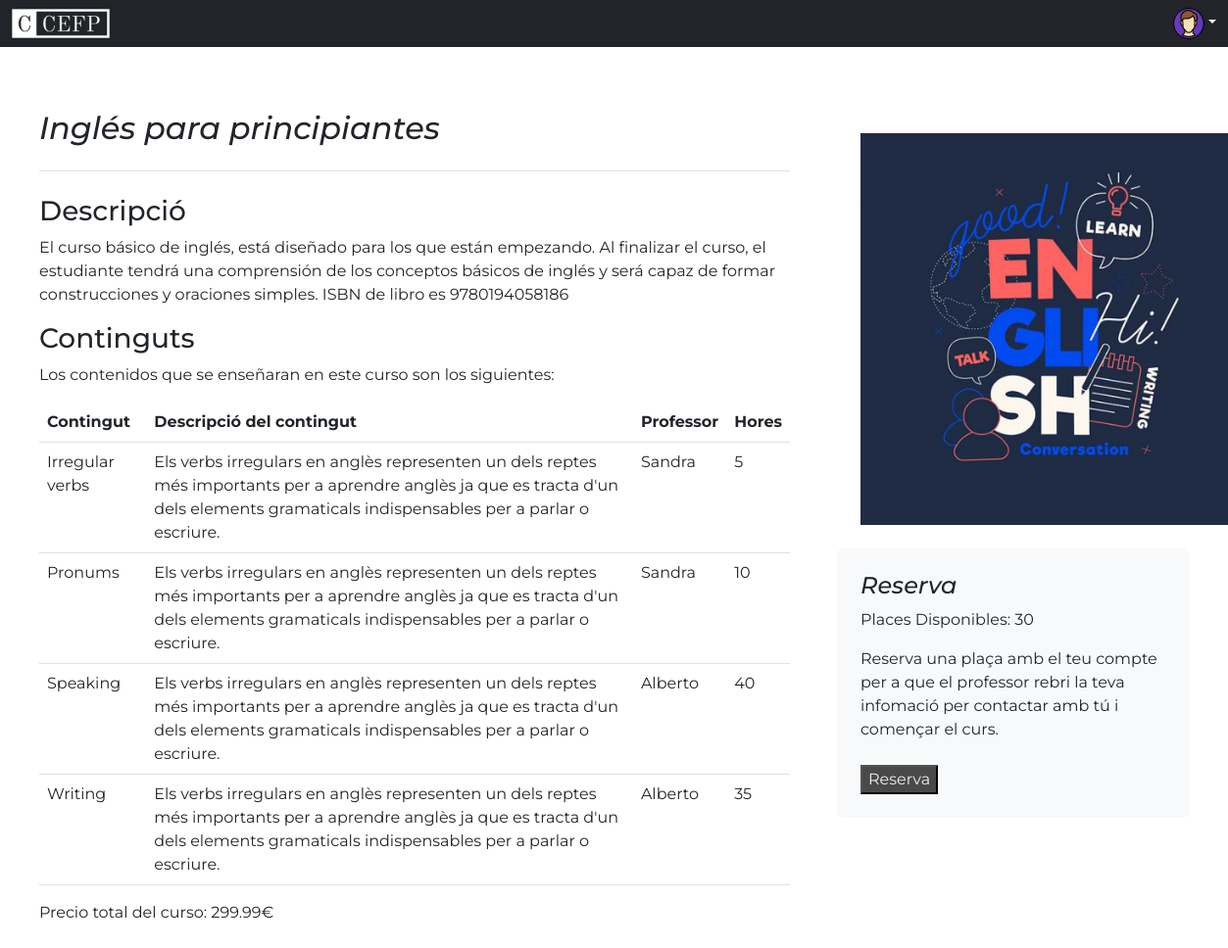
The page /Views/html/curs.php?id=1 (signed in) on the database its author committed.
### tables this page shows
CREATE TABLE curs (
    id_curs INT NOT NULL PRIMARY KEY AUTO_INCREMENT,
    nom_curs VARCHAR(60),
    curs_descripcio VARCHAR(1000),
    data_inici DATE,
    data_fi DATE,
    id_profesor INT,
    preu FLOAT,
    placesDisponibles INT CHECK(placesDisponibles>=0),
    FOREIGN KEY (id_profesor) REFERENCES profesors(id_profesor)
);

CREATE TABLE curs_contingut (
    id_curs_contingut INT NOT NULL PRIMARY KEY AUTO_INCREMENT,
    id_curs INT NOT NULL,
    id_contingut INT NOT NULL,
    FOREIGN KEY (id_contingut) REFERENCES continguts(id_contingut),
    FOREIGN KEY (id_curs) REFERENCES curs(id_curs)
);

CREATE TABLE continguts (
    id_contingut INT NOT NULL PRIMARY KEY AUTO_INCREMENT,
    nom_contingut VARCHAR(50),
    continguts_descripcio VARCHAR(200),
    hores INT,
    id_profesor INT NOT NULL,
    FOREIGN KEY (id_profesor) REFERENCES profesors(id_profesor)
);

CREATE TABLE profesors (
    id_profesor INT NOT NULL PRIMARY KEY AUTO_INCREMENT,
    nom VARCHAR(255) NOT NULL,
    cognom VARCHAR (30) NOT NULL,
    email VARCHAR(255) NOT NULL UNIQUE,
    numero_telefono INT NOT NULL,
    dni VARCHAR(9) NOT NULL
);

CREATE TABLE img_cursos (
    id_img_curs INT NOT NULL PRIMARY KEY AUTO_INCREMENT,
    img VARCHAR(100),
    id_curs INT NOT NULL UNIQUE,
    FOREIGN KEY (id_curs) REFERENCES curs(id_curs)
);

### Model/Reserva/ModelPlaces.php (called while the page is built, shortened)
<?php
class MostrarPlaces {
    private $conn;
    public function __construct($conn) {
      $this->conn = $conn;
    }
    public function places($placesDispo, $id_curs){
        $id_curs = mysqli_real_escape_string($this->conn, $id_curs);
        $sql=$this->conn->prepare("SELECT placesDisponibles FROM curs WHERE id_curs = ?");
        $sql->bind_param("i",$id_curs);
        $sql->execute();
        $result=$sql->get_result();
        return $result;
    }
}

### Model/Cursos/ModelCurs.php (called while the page is built, shortened)
<?php
class ModelCurs {
    private $conn;
    public function __construct($conn) {
        $this->conn = $conn;
    }
    public function mostrarCurs($id_curs) {
        $id_curs = mysqli_real_escape_string($this->conn, $id_curs);
        $sql = $this->conn->prepare("SELECT * FROM curs WHERE id_curs = ?");
        $sql->bind_param("s", $id_curs);
        $sql->execute();
        $result = $sql->get_result();
        $row = mysqli_fetch_assoc($result);
        $check = $this->conn->prepare("SELECT curs_contingut.*, continguts.*, profesors.nom FROM curs_contingut JOIN continguts ON continguts.id_contingut = curs_contingut.id_contingut JOIN profesors ON continguts.id_profesor = profesors.id_profesor WHERE id_curs = ?");
        $check->bind_param("s", $id_curs);
        $check->execute();
        $result2 = $check->get_result();
        $array = $result2->fetch_all(MYSQLI_ASSOC);
        $array_num = count($array);
        $sql = $this->conn->prepare("SELECT img FROM img_cursos WHERE id_curs = ?");
        $sql->bind_param("s", $id_curs);
        $sql->execute();
        $result = $sql->get_result();
        $img = $result->fetch_all(MYSQLI_ASSOC);
    return array("row" => $row, "array_num" => $array_num, "array" => $array, "img" => $img);
    }
}

### Controller/Cursos/ControllerCurs.php (the view, shortened to what this page needs)
<?php
include ('../../Model/Cursos/ModelCurs.php');
include ('../../Model/Reserva/ModelPlaces.php');
$mostrarPlaces= new MostrarPlaces($conn);
$mostrarCurs = new ModelCurs($conn);
$id_curs = $_GET["id"];
$resultPlaces=$mostrarPlaces->places($placesDispo, $id_curs);
$placesDisponibles = $resultPlaces->fetch_assoc()["placesDisponibles"];
$result = $mostrarCurs->mostrarCurs($id_curs);
$row = $result["row"];
$array_num = $result["array_num"];
$array = $result["array"];
$img = $result;
    $div_cursos = "";
    if($row) {
        $nombreCurso = $row["nom_curs"];
        $descripcionCurso = $row["curs_descripcio"];
        $precioHora = $row["preu"];
        $imagenCurso = "../img/".$img["img"][0]["img"]."";
        $div_cursos .= "<div class='row g-5 content'>
        <div class='col-md-8'>
        <h2 class='pb-4 mb-4 fst-italic border-bottom'>
            ".$nombreCurso."
        </h2>
        <article class='blog-post'>
            <h3>Descripció</h3>
            <p>".$descripcionCurso."</p>
        </article>
        <article class='blog-post'>
            <h3>Continguts</h3>
            <p>Los contenidos que se enseñaran en este curso son los siguientes:</p>
            <table class='table'>
            <thead>
                <tr>
                <th>Contingut</th>
                <th>Descripció del contingut</th>
                <th>Professor</th>
                <th>Hores</th>
                </tr>
            </thead>
            <tbody>";
            for($i=0;$i<$array_num;$i++) {
                $row2 = $array[$i];
                $nombreContenido = $row2["nom_contingut"];
                $contingutsDescripcio = $row2["continguts_descripcio"];
                $horas = $row2["hores"];
                $nombreProfesor = $row2["nom"];
                $div_cursos .= "<tr>
                <td>".$nombreContenido."</td>
                <td>".$contingutsDescripcio."</td>
                <td>".$nombreProfesor."</td>
                <td>".$horas."</td>
                </tr>";
            }
            $div_cursos .= "</tfoot></table>
            <p>Precio total del curso: ".$precioHora."€</p>
        </article>
        </div>
        <div class='col-md-4'>
            <div class='position-sticky' style='top: 2rem;'>
            <div class='p-4'>
                <img src='".$imagenCurso."' alt='Curs àngles' style='width: 25rem;'>
            </div>
            <div class='p-4 mb-3 bg-light rounded'>
                <h4 class='fst-italic'>Reserva</h4>
                <p>Places Disponibles: ".$placesDisponibles." </p>
                <input type='hidden' value='".$placesDisponibles."' id='valorPlaces'>
                <p class='mb-0'>Reserva una plaça amb el teu compte per a que el professor rebri la teva infomació per contactar amb tú i començar el curs.</p>
                <br>
                <form action='../../Controller/Reserva/ControllerReserva.php' method='POST'>
                <input type='hidden' id='inputUrlValue' name='id'>
                <script>
                    const url = window.location.href;
                    const urlParams = new URLSearchParams(new URL(url).search);
                    const idValue = urlParams.get('id');
                    document.getElementById('inputUrlValue').value = idValue;
                </script>
                <input type='submit' id='reserva'  name='reserva' value='Reserva'>
                <script>
                    var valor = document.getElementById('valorPlaces').value;
                    if(valor==0){
                        document.getElementById('reserva').disabled=true;
                        document.getElementById('reserva').style='opacity:30%';
                    }
                </script>
                </form>
            </div>
            </div>
        </div>";
    }
echo $div_cursos;
?>

### Views/html/curs.php (shortened to what this page needs)
<!doctype html>
<html lang="es">
  <head>
    <link href="https://cdn.jsdelivr.net/npm/bootstrap@5.3.0-alpha1/dist/css/bootstrap.min.css" rel="stylesheet">
    <link href="https://getbootstrapstyle.com/docs/5.3/assets/css/docs.css" rel="stylesheet">
    <link rel="stylesheet" href="../css/cursos.css">
    <link rel="stylesheet" href="../css/font.css">
  </head>
  <body>
    <?php include ("../../Controller/Navbar/navbar.php") ?>
    <?php include ("../../Controller/Cursos/ControllerCurs.php"); ?>
    </body>
</html>

### Controller/Navbar/navbar.php (shortened to what this page needs)
<?php
function mostrarNavbar() {
    $navbar = "";
    $navbar .= '<div class="collapse" id="navbarToggleExternalContent"><div class="bg-dark p-4"><h5 class="text-white h4">Collapsed content</h5><span class="text-white">Toggleable via the navbar brand.</span></div></div><nav class="navbar navbar-dark bg-dark"><div class="container-fluid"><a href="home_page.php"><img src="../img/logo_blanco.png" alt="Logo Formació Professional" style="width: 100px;"></a><a href="#" class="d-block link-dark text-decoration-none dropdown-toggle text-white" data-bs-toggle="dropdown" aria-expanded="false"><img src="../img/usuario.png" alt="mdo" class="rounded-circle" width="32" height="32"></a><ul id="user_dropdown_menu" class="dropdown-menu text-small" style="position: absolute; inset: 0px 0px auto auto; margin: 0px; transform: translate(0px, 34px);" data-popper-placement="bottom-end"><li><a class="dropdown-item" href="home_page.php">Pàgina Principal</a></li><li><a class="dropdown-item" href="cursos_reservats.php">Mis Cursos</a></li>';
            if(isset($_SESSION["usuari"]) && $_SESSION["usuari"] == 1){
    $navbar .= "<li><a class='dropdown-item' href='panell_administrador.php'>Panell Administrador</a></li>";
            }
    $navbar .= '<li><hr class="dropdown-divider"></li><li><a class="dropdown-item" href="login.php">Sign out</a></li></ul></div></nav>';
  return $navbar;
}
$navbar = mostrarNavbar();
echo $navbar;
?>

### Views/css/cursos.css (style rules this page uses)
.content { margin: 1rem; }
#reserva { color: #EFEFEF; background-color: rgb(73, 73, 73); border-radius: 2%; }

### rows shown on the page
curs: nom_curs "Inglés para principiantes", curs_descripcio "El curso básico de inglés, está diseñado para los que están empezando. Al finalizar el curso, el estudiante tendrá una comprensión de los conceptos básicos de inglés y será capaz de formar construcciones y oraciones simples. ISBN de libro es 9780194058186", preu "299.99", placesDisponibles "30"
curs_contingut: id_contingut.nom_contingut "Irregular verbs", id_contingut.continguts_descripcio "Els verbs irregulars en anglès representen un dels reptes més importants per a aprendre anglès ja que es tracta d'un dels elements gramaticals indispensables per a parlar o escriure.", profesors.nom "Sandra", id_contingut.hores "5"
curs_contingut: id_contingut.nom_contingut "Pronums", id_contingut.continguts_descripcio "Els verbs irregulars en anglès representen un dels reptes més importants per a aprendre anglès ja que es tracta d'un dels elements gramaticals indispensables per a parlar o escriure.", profesors.nom "Sandra", id_contingut.hores "10"
curs_contingut: id_contingut.nom_contingut "Speaking", id_contingut.continguts_descripcio "Els verbs irregulars en anglès representen un dels reptes més importants per a aprendre anglès ja que es tracta d'un dels elements gramaticals indispensables per a parlar o escriure.", profesors.nom "Alberto", id_contingut.hores "40"
curs_contingut: id_contingut.nom_contingut "Writing", id_contingut.continguts_descripcio "Els verbs irregulars en anglès representen un dels reptes més importants per a aprendre anglès ja que es tracta d'un dels elements gramaticals indispensables per a parlar o escriure.", profesors.nom "Alberto", id_contingut.hores "35"
img_cursos: img (picture)
